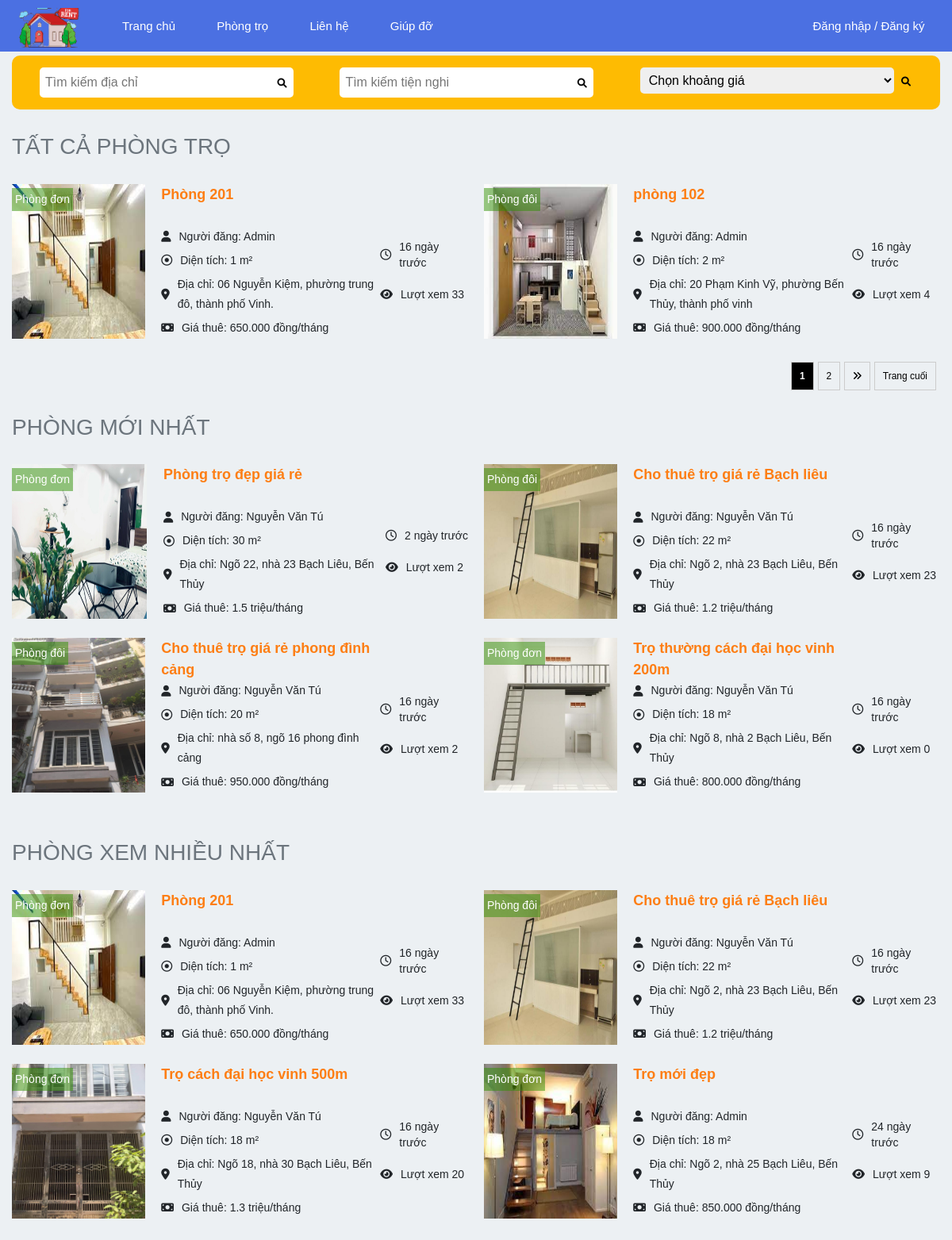
The page / on the database its author committed.
### tables this page shows
CREATE TABLE `motel` (
  `Id` int(10) NOT NULL,
  `title` varchar(255) NOT NULL,
  `description` text NOT NULL,
  `price` int(11) NOT NULL,
  `area` int(11) NOT NULL,
  `count_view` int(11) NOT NULL,
  `address` varchar(255) NOT NULL,
  `latlng` varchar(255) NOT NULL,
  `images` varchar(255) DEFAULT NULL,
  `user_id` int(10) NOT NULL,
  `category_id` int(11) NOT NULL,
  `district_id` int(11) NOT NULL,
  `utilities` varchar(255) NOT NULL,
  `created_at` timestamp NOT NULL DEFAULT current_timestamp(),
  `phone` varchar(255) NOT NULL,
  `status` int(11) NOT NULL DEFAULT 1
);

CREATE TABLE `category` (
  `id` int(10) NOT NULL,
  `category_name` varchar(255) NOT NULL,
  `title` varchar(255) NOT NULL,
  `created_at` timestamp NOT NULL DEFAULT current_timestamp()
);

CREATE TABLE `user` (
  `id` int(10) NOT NULL,
  `name` varchar(255) NOT NULL,
  `username` varchar(255) NOT NULL,
  `email` varchar(255) NOT NULL,
  `password` varchar(255) NOT NULL,
  `role` int(11) NOT NULL,
  `phone` varchar(255) NOT NULL,
  `avatar` varchar(255) NOT NULL
);

### index.php (the view, shortened to what this page needs)
<?php
 include "./include/connect.php";
  $item_per_page = !empty($_GET['per-page'])?$_GET['per-page']:2;
  $current_page = !empty($_GET['page'])?$_GET['page']:1 ;
  $offset = ($current_page - 1) * $item_per_page;
  if(isset($_POST['search-address'])&& isset($_POST['search-address'])){
    $keyword = $_POST['address'];
    $sql = "SELECT m.*, u.name, u.phone, ca.category_name FROM motel m join user  u on u.id = m.user_id join category ca on ca.id = m.category_id WHERE m.status = 1 and m.address LIKE '%".$keyword."%' LIMIT ".$item_per_page." OFFSET ".$offset;
  }
  elseif(isset($_POST['search-convenient'])&& isset($_POST['search-convenient'])){
    $keyword = $_POST['convenient'];
    $sql = "SELECT m.*, u.name, u.phone, ca.category_name FROM motel m join user  u on u.id = m.user_id join category ca on ca.id = m.category_id WHERE m.status = 1 and m.utilities LIKE '%".$keyword."%' LIMIT ".$item_per_page." OFFSET ".$offset;
  }
  else {
    $keyword = "";
    $sql = "SELECT m.*, u.name, u.phone, ca.category_name FROM motel m join user  u on u.id = m.user_id join category ca on ca.id = m.category_id WHERE m.status = 1 and m.address LIKE '%".$keyword."%' and m.utilities LIKE '%".$keyword."%' LIMIT ".$item_per_page." OFFSET ".$offset;
  }
  $query= mysqli_query($conn, $sql);
  $postNews = mysqli_query($conn, "SELECT m.*, u.name, u.phone, ca.category_name FROM motel m join user  u on u.id = m.user_id join category ca on ca.id = m.category_id WHERE m.status = 1  ORDER BY m.id DESC LIMIT 4");
  $postViews = mysqli_query($conn, "SELECT m.*, u.name, u.phone, ca.category_name FROM motel m join user  u on u.id = m.user_id join category ca on ca.id = m.category_id WHERE m.status = 1  ORDER BY m.count_view DESC LIMIT 4");
?>
<!DOCTYPE html>
<html lang="en">
<head>
  <link href="https://cdn.jsdelivr.net/npm/bootstrap@5.1.3/dist/css/bootstrap.min.css" rel="stylesheet" />
  <link rel="stylesheet" href="./libs/fontawesome/css/all.min.css" />
  <link rel="stylesheet" href="./style/style.css">
</head>
<body>
  <?php include 'header.php'; ?>
  <div id="main">
    <div class="container">
      <div class="all-rooms">
        <div>
          <h5 class="list_title">TẤT CẢ PHÒNG TRỌ</h5>
        </div>
        <div class="grid" style=" margin-bottom: 25px;">
          <?php if ($query -> num_rows > 0) {
           while ($row = $query->fetch_assoc()){ ?>
            <div class="grid-list">
              <div class="img">
                <img src="<?php echo  $row['images'] ?>" style="width: 100%; height: 100%;" />
                <p class="text_img"><?php echo $row['category_name'] ?></p>
              </div>
              <div class="content">
                <a href="./rooms_details.php?id=<?php echo $row['Id'] ?>"><p class="name"><?php echo $row['title'] ?></p></a>
                <div class="flex">
                  <i class="fa-solid fa-user"></i>
                  <p>Người đăng: <span> <?php echo $row['name'] ?></span></p>
                </div>
                <div class="flex">
                  <i class="fa-regular fa-circle-dot"></i>
                  <p>Diện tích: <span><?php echo $row['area'] ?> m&sup2;</span></p>
                </div>
                <div class="flex">
                  <i class="fa-solid fa-location-dot"></i>
                  <p>Địa chỉ: <span><?php echo $row['address'] ?></span></p>
                </div>
                <div class="flex">
                <i class="fa-solid fa-money-bill"></i>
                  <p>Giá thuê: <span>
                    <?php
                      $tien = (int) $row['price'];
                      if(strlen($tien)>=7){
                        $bien =  $tien/1000000;
                        echo $bien." triệu/tháng";
                      }else {
                          $bien = number_format($tien,0,",",".");
                          echo $bien." đồng/tháng";
                      }
                    ?> </span></p>
                </div>
              </div>
              <div class="date">
                <div class="flex">
                  <i class="fa-regular fa-clock"></i>
                  <p><?php
                    $time = time() - strtotime($row['created_at']);
                    if(floor($time/60/60/24)==0){
                      if(floor($time/60/60)==0){
                        echo(ceil($time/60)." phút trước");
                      }else{
                        echo(floor($time/60/60)." tiếng trước");
                      }
                    }else{
                      echo(floor($time/60/60/24)." ngày trước");
                    }
                  ?>
                  </p>
                </div>
                <div class="flex">
                  <i class="fa-solid fa-eye"></i>
                  <p>Lượt xem <span><?php echo $row['count_view'] ?></span></p>
                </div>
              </div>
            </div>
          <?php }}?>
        </div>
        <?php include 'include/page-division.php'; ?>
      </div>
      <div class="new-rooms">
        <div>
          <h5 class="list_title">PHÒNG MỚI NHẤT</h5>
        </div>
        <div class="grid" style=" margin-bottom: 25px;">
          <?php
            foreach ($postNews as $key => $row){ ?>
            <div class="grid-list">
              <div class="img">
                <img src="<?php echo  $row['images'] ?>" style="width: 100%; height: 100%;" />
                <p class="text_img"><?php echo $row['category_name'] ?></p>
              </div>
              <div class="content">
                <a  href="./rooms_details.php?id=<?php echo $row['Id'] ?>"><p class="name"><?php echo $row['title'] ?></p></a>
                <div class="flex">
                  <i class="fa-solid fa-user"></i>
                  <p>Người đăng: <span> <?php echo $row['name'] ?></span></p>
                </div>
                <div class="flex">
                  <i class="fa-regular fa-circle-dot"></i>
                  <p>Diện tích: <span><?php echo $row['area'] ?> m&sup2;</span></p>
                </div>
                <div class="flex">
                  <i class="fa-solid fa-location-dot"></i>
                  <p>Địa chỉ: <span><?php echo $row['address'] ?></span></p>
                </div>
                <div class="flex">
                <i class="fa-solid fa-money-bill"></i>
                  <p>Giá thuê: <span>
                    <?php
                      $tien = (int) $row['price'];
                      if(strlen($tien)>=7){
                        $bien =  $tien/1000000;
                        echo $bien." triệu/tháng";
                      }else {
                          $bien = number_format($tien,0,",",".");
                          echo $bien." đồng/tháng";
                      }
                    ?> </span></p>
                </div>
              </div>
              <div class="date">
                <div class="flex">
                  <i class="fa-regular fa-clock"></i>
                  <p><?php
                    $time = time() - strtotime($row['created_at']);
                    if(floor($time/60/60/24)==0){
                      if(floor($time/60/60)==0){
                        echo(ceil($time/60)." phút trước");
                      }else{
                        echo(floor($time/60/60)." tiếng trước");
                      }
                    }else{
                      echo(floor($time/60/60/24)." ngày trước");
                    }
                  ?>
                  </p>
                </div>
                <div class="flex">
                  <i class="fa-solid fa-eye"></i>
                  <p>Lượt xem <span><?php echo $row['count_view'] ?></span></p>
                </div>
              </div>
            </div>
          <?php }?>
        </div>
      </div>
      <div class="new-rooms">
        <div>
          <h5 class="list_title">PHÒNG XEM NHIỀU NHẤT</h5>
        </div>
        <div class="grid" style=" margin-bottom: 25px;">
          <?php
            foreach ($postViews as $key => $row){ ?>
            <div class="grid-list">
              <div class="img">
                <img src="<?php echo  $row['images'] ?>" style="width: 100%; height: 100%;" />
                <p class="text_img"><?php echo $row['category_name'] ?></p>
              </div>
              <div class="content">
                <a  href="./rooms_details.php?id=<?php echo $row['Id'] ?>"><p class="name"><?php echo $row['title'] ?></p></a>
                <div class="flex">
                  <i class="fa-solid fa-user"></i>
                  <p>Người đăng: <span> <?php echo $row['name'] ?></span></p>
                </div>
                <div class="flex">
                  <i class="fa-regular fa-circle-dot"></i>
                  <p>Diện tích: <span><?php echo $row['area'] ?> m&sup2;</span></p>
                </div>
                <div class="flex">
                  <i class="fa-solid fa-location-dot"></i>
                  <p>Địa chỉ: <span><?php echo $row['address'] ?></span></p>
                </div>
                <div class="flex">
                <i class="fa-solid fa-money-bill"></i>
                  <p>Giá thuê: <span>
                    <?php
                      $tien = (int) $row['price'];
                      if(strlen($tien)>=7){
                        $bien =  $tien/1000000;
                        echo $bien." triệu/tháng";
                      }else {
                          $bien = number_format($tien,0,",",".");
                          echo $bien." đồng/tháng";
                      }
                    ?> </span></p>
                </div>
              </div>
              <div class="date">
                <div class="flex">
                  <i class="fa-regular fa-clock"></i>
                  <p><?php
                    $time = time() - strtotime($row['created_at']);
                    if(floor($time/60/60/24)==0){
                      if(floor($time/60/60)==0){
                        echo(ceil($time/60)." phút trước");
                      }else{
                        echo(floor($time/60/60)." tiếng trước");
                      }
                    }else{
                      echo(floor($time/60/60/24)." ngày trước");
                    }
                  ?>
                  </p>
                </div>
                <div class="flex">
                  <i class="fa-solid fa-eye"></i>
                  <p>Lượt xem <span><?php echo $row['count_view'] ?></span></p>
                </div>
              </div>
            </div>
          <?php }?>
        </div>
      </div>
    </div>
  </div>
</body>
</html>

### style/style.css (style rules this page uses)
*, *::after, *::before { margin: 0; padding: 0; box-sizing: border-box; user-select: none; }
a, a:hover { text-decoration: none; transition: all 0.3s ease-in-out 0s; -moz-transition: all 0.3s ease-in-out 0s; -o-transition: all 0.3s ease-in-out 0s; -webkit-transition: all 0.3s ease-in-out 0s; -ms-transition: all 0.3s ease-in-out 0s; }
h1, h2, h3, h4, h5, h6, a, p, ul, li { margin: 0; padding: 0; list-style: none; }
.flex { display: flex; align-items: center; }
@media (min-width: 1200px) { .container { max-width: 1194px !important; } }
body { font-family: "Montserrat", sans-serif; font-size: 12px; background-color: #ecf0f3; }
#main { position: relative; }
.list_title { padding: 30px 0; color: #6c757d; font-size: 28px; }
.grid { display: grid; grid-gap: 20px; grid-template-columns: repeat(2, 1fr); }
.img { position: relative; width: 170px; height: 195px; }
.text_img { margin-top: 5px; background-color: rgb(48 143 5 / 50%); padding: 4px; text-align: center; font-size: 14px; position: absolute; top: 0; color: #fff; }
.content { width: 52%; padding-left: 20px; font-size: 14px; }
.content .name { color: #fd7e14; font-size: 18px; font-weight: 600; height: 54px; }
.content .flex { line-height: 25px; padding-bottom: 5px; }
.content .flex i { padding-right: 10px; }
.date { display: flex; font-size: 14px; flex-direction: column; justify-content: center; }
.date .flex { line-height: 20px; padding-top: 20px; }
.date .flex i { padding-right: 10px; }
.grid-list { display: flex; justify-content: space-between; }

### rows shown on the page
motel: images (picture), category.category_name "Phòng đơn", title "Phòng 201", user.name "Admin", area "1", address "06 Nguyễn Kiệm, phường trung đô, thành phố Vinh.", price "650.000", count_view "33"
motel: images (picture), category.category_name "Phòng đôi", title "phòng 102", user.name "Admin", area "2", address "20 Phạm Kinh Vỹ, phường Bến Thủy, thành phố vinh", price "900.000", count_view "4"
motel: images (picture), category.category_name "Phòng đơn", title "Phòng trọ đẹp giá rẻ", user.name "Nguyễn Văn Tú", area "30", address "Ngõ 22, nhà 23 Bạch Liêu, Bến Thủy", price "1.5", count_view "2"
motel: images (picture), category.category_name "Phòng đôi", title "Cho thuê trọ giá rẻ Bạch liêu", user.name "Nguyễn Văn Tú", area "22", address "Ngõ 2, nhà 23 Bạch Liêu, Bến Thủy", price "1.2", count_view "23"
motel: images (picture), category.category_name "Phòng đôi", title "Cho thuê trọ giá rẻ phong đình cảng", user.name "Nguyễn Văn Tú", area "20", address "nhà số 8, ngõ 16 phong đình cảng", price "950.000", count_view "2"
motel: images (picture), category.category_name "Phòng đơn", title "Trọ thường cách đại học vinh 200m", user.name "Nguyễn Văn Tú", area "18", address "Ngõ 8, nhà 2 Bạch Liêu, Bến Thủy", price "800.000", count_view "0"
motel: images (picture), category.category_name "Phòng đơn", title "Trọ cách đại học vinh 500m", user.name "Nguyễn Văn Tú", area "18", address "Ngõ 18, nhà 30 Bạch Liêu, Bến Thủy", price "1.3", count_view "20"
motel: images (picture), category.category_name "Phòng đơn", title "Trọ mới đẹp", user.name "Admin", area "18", address "Ngõ 2, nhà 25 Bạch Liêu, Bến Thủy", price "850.000", count_view "9"
